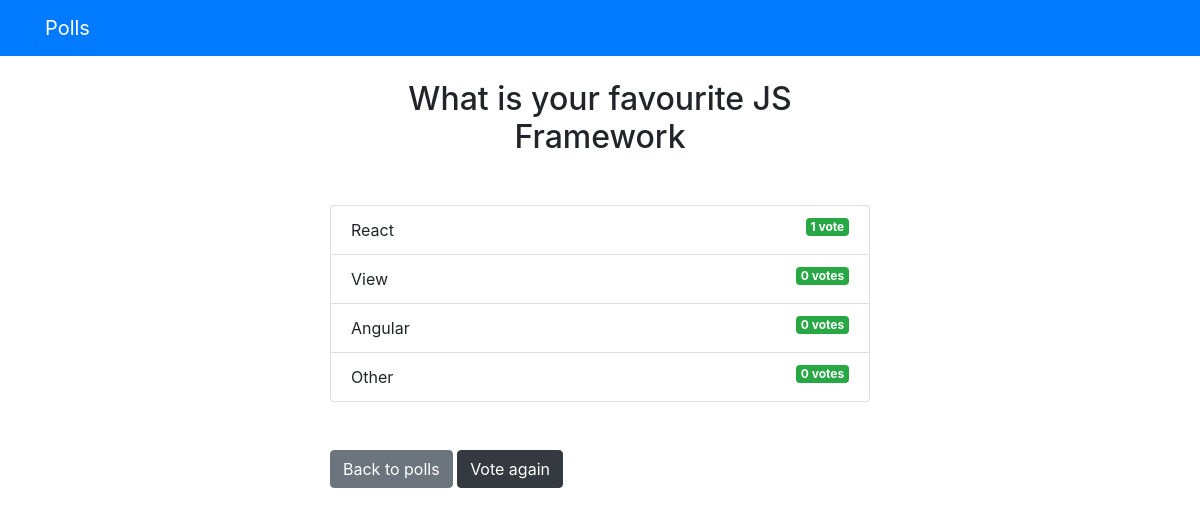
The page /polls/4/results/ on the database its author committed.
### polls/models.py (models this page shows, shortened)
class Questions(models.Model):
    question_text = models.CharField(max_length=200)
    publish_date = models.DateTimeField('Date Published')

class Choice(models.Model):
    question = models.ForeignKey(Questions, on_delete=models.CASCADE)
    choice_text = models.CharField(max_length=200)
    votes = models.IntegerField(default=0)

### polls/views.py (the view)
# urls.py: path('<int:question_id>/results/', views.results, name='results'),
def results(request, question_id):
    question = get_object_or_404(Questions, pk=question_id)
    return render(request, 'polls/results.html', { 'question': question })

### templates/polls/results.html
{% extends 'base.html' %}
{% block content %}
<h2 class="mb-5 text-center">{{ question.question_text }}</h2>
<ul class="list-group mb-5">
  {% for choice in question.choice_set.all %}
  <li class="list-group-item">
    {{ choice.choice_text }}  <span class="badge badge-success float-right">{{ choice.votes }} vote{{ choice.votes | pluralize }}</span>
  </li>
  {% endfor %}
</ul>
<a class="btn btn-secondary" href="{% url 'polls:index' %}">Back to polls</a>
<a class="btn btn-dark" href="{% url 'polls:detail' question.id %}">Vote again</a>
{% endblock %}

### templates/base.html (shortened to what this page needs)
<!DOCTYPE html>
<html lang="en">
  <head>
    <link rel="stylesheet" href="https://stackpath.bootstrapcdn.com/bootstrap/4.5.0/css/bootstrap.min.css">
  </head>
  <body>
    {% include 'partials/_navbar.html' %}
    <div class="container">
      <div class="row">
        <div class="col-md-6 m-auto">
          {% block content %}{% endblock %}
        </div>
      </div>
    </div>
  </body>
</html>

### templates/partials/_navbar.html
<nav class="navbar navbar-dark bg-primary mb-4">
  <div class="container">
    <a class="navbar-brand" href="/">Polls</a>
  </div>
</nav>

### rows shown on the page
Questions: question_text "What is your favourite JS Framework"
Choice: choice_text "React", votes "1"
Choice: choice_text "View", votes "0", votes|pluralize "s"
Choice: choice_text "Angular", votes "0", votes|pluralize "s"
Choice: choice_text "Other", votes "0", votes|pluralize "s"
